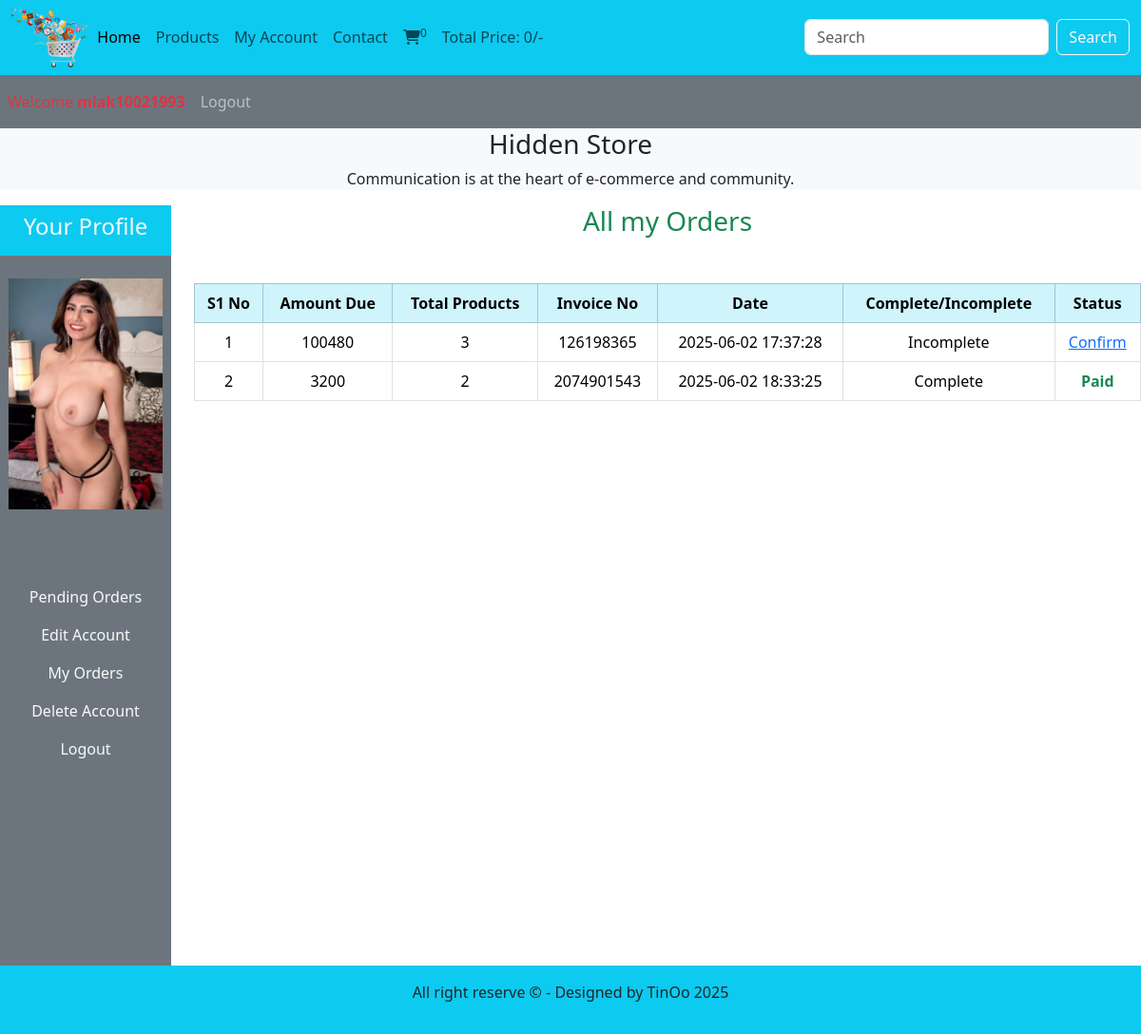
Screenshot of /users_area/profile.php?my_orders (signed in) with the database file from the repository.
### tables this page shows
CREATE TABLE `user_table` (
  `user_id` int(11) NOT NULL,
  `username` varchar(100) NOT NULL,
  `user_email` varchar(100) NOT NULL,
  `user_password` varchar(255) NOT NULL,
  `user_image` varchar(255) NOT NULL,
  `user_ip` varchar(100) NOT NULL,
  `user_address` varchar(255) NOT NULL,
  `user_phone` varchar(20) NOT NULL
);

CREATE TABLE `user_orders` (
  `order_id` int(11) NOT NULL,
  `user_id` int(11) NOT NULL,
  `amount_due` int(255) NOT NULL,
  `invoice_number` int(255) NOT NULL,
  `total_products` int(255) NOT NULL,
  `order_date` timestamp NOT NULL DEFAULT current_timestamp() ON UPDATE current_timestamp(),
  `order_status` varchar(255) NOT NULL
);

### users_area/user_orders.php (the view, shortened to what this page needs)
<!DOCTYPE html>
<html lang="en">
<head>
    <link href="https://cdn.jsdelivr.net/npm/bootstrap@5.3.6/dist/css/bootstrap.min.css" rel="stylesheet"
>
</head>
<body>
    <?php
    $username = $_SESSION['username'];
    $get_user = "SELECT * FROM `user_table` WHERE username='$username'";
    $result = mysqli_query($conn, $get_user);
    $row = mysqli_fetch_assoc($result);
    $user_id = $row['user_id'];
    ?>
    <h3 class="text-success">All my Orders</h3>
    <table class="table table-bordered mt-5">
        <thead class="table-info">
            <tr>
                <th>S1 No</th>
                <th>Amount Due</th>
                <th>Total Products</th>
                <th>Invoice No</th>
                <th>Date</th>
                <th>Complete/Incomplete</th>
                <th>Status</th>
            </tr>
        </thead>
        <tbody class="bg-secondary text-light">
            <?php
            $get_orders = "SELECT * FROM `user_orders` WHERE user_id='$user_id'";
            $result_orders = mysqli_query($conn, $get_orders);
            $number = 1;
            while ($row_orders = mysqli_fetch_assoc($result_orders)) {
                $order_id = $row_orders['order_id'];
                $amount_due = $row_orders['amount_due'];
                $total_products = $row_orders['total_products'];
                $invoice_number = $row_orders['invoice_number'];
                $order_date = $row_orders['order_date'];
                $order_status = $row_orders['order_status'];
                if ($order_status == 'pending') {
                    $order_status = 'Incomplete';
                } else {
                    $order_status = 'Complete';
                }
                echo "<tr>
                        <td>$number</td>
                        <td>$amount_due</td>
                        <td>$total_products</td>
                        <td>$invoice_number</td>
                        <td>$order_date</td>
                        <td>$order_status</td>";
                ?>
                <?php
                if ($order_status == 'Complete') {
                    echo "<td class = 'text-success'><strong>Paid</strong></td>";
                } else {
                    echo "<td><a href='confirm_payment.php?order_id=$order_id'>Confirm</a></td>
                      </tr>";
                }
                $number++;
            }
            ?>
        </tbody>
    </table>
</body>
</html>

### users_area/profile.php (shortened to what this page needs)
<?php
include('../functions/common_functions.php');
?>
<!DOCTYPE html>
<html lang="en">
<link href="https://cdn.jsdelivr.net/npm/bootstrap@5.3.6/dist/css/bootstrap.min.css" rel="stylesheet"
>
<link rel="stylesheet" href="https://cdnjs.cloudflare.com/ajax/libs/font-awesome/6.7.2/css/all.min.css"
 />
<link rel="stylesheet" href="../styles.css" />
</head>
<body>
    <div class="container-fluid p-0">
        <nav class="navbar navbar-expand-lg navbar-light bg-info">
            <div class="container-fluid">
                <img src="../images/logo.png" alt="logo" class="logo" />
                <div class="collapse navbar-collapse" id="navbarSupportedContent">
                    <ul class="navbar-nav me-auto mb-2 mb-lg-0">
                        <li class="nav-item">
                            <a class="nav-link active" aria-current="page" href="../index.php">Home</a>
                        </li>
                        <li class="nav-item">
                            <a class="nav-link" href="../display_all.php">Products</a>
                        </li>
                        <li class="nav-item">
                            <a class="nav-link" href="profile.php">My Account</a>
                        </li>
                        <li class="nav-item">
                            <a class="nav-link" href="#">Contact</a>
                        </li>
                        <li class="nav-item">
                            <a class="nav-link" href="../cart.php"><i
                                    class="fa-solid fa-cart-shopping"></i><sup><?php cartItem() ?></sup></a>
                        </li>
                        <li class="nav-item">
                            <a class="nav-link" href="#"><?php totalCartPrice() ?></a>
                        </li>
                    </ul>
                    <form class="d-flex" action="../search_product.php" method="get">
                        <input class="form-control me-2" type="search" placeholder="Search" aria-label="Search"
                            name="search_data" />
                        <input type="submit" value="Search" class="btn btn-outline-light" name="search_data_product" />
                    </form>
                </div>
            </div>
        </nav>
        <nav class="navbar navbar-expand-lg navbar-dark bg-secondary">
            <ul class="navbar-nav me-auto">
                <?php
                if (isset($_SESSION['username'])) {
                    echo "<li class='nav-item'>
                            <a class='nav-link  link-danger' href='./users_area/profile.php'>Welcome <strong>" . $_SESSION['username'] . "</strong></a>
                          </li>";
                } else {
                    echo "<li class='nav-item'>
                            <a class='nav-link' href='./users_area/user_login.php'>Welcome Guest</a>
                          </li>";
                }
                if (isset($_SESSION['username'])) {
                    echo "<li class='nav-item'>
                            <a class='nav-link' href='./users_area/logout.php'>Logout</a>
                          </li>";
                } else {
                    echo "<li class='nav-item'>
                            <a class='nav-link' href='./users_area/user_login.php'>Login</a>
                          </li>";
                }
                ?>
            </ul>
        </nav>
        <div class="bg-light">
            <h3 class="text-center">Hidden Store</h3>
            <p class="text-center">Communication is at the heart of e-commerce and community.</p>
        </div>
        <div class="row">
            <div class="col-md-2">
                <ul class="navbar-nav bg-secondary text-center" style="height: 100vh;">
                    <li class="nav-item bg-info">
                        <a class="nav-link text-light" href="#">
                            <h4>Your Profile</h4>
                        </a>
                    </li>
                    <?php
                    $username = $_SESSION['username'] ?? '';
                    $user_image = "SELECT * FROM `user_table` WHERE username='$username'";
                    $result_image = mysqli_query($conn, $user_image);
                    $row_image = mysqli_fetch_array($result_image);
                    $user_image = $row_image['user_image'] ?? 'default.jpg';
                    echo "<li class='nav-item'>
                            <img src='./user_images/$user_image' class='profile_img my-4' alt=''>
                          </li>";
                    ?>
                    <li class="nav-item">
                    </li>
                    <li class="nav-item">
                        <a class="nav-link text-light" href="profile.php">
                            Pending Orders
                        </a>
                    </li>
                    <li class="nav-item">
                        <a class="nav-link text-light" href="profile.php?edit_account">
                            Edit Account
                        </a>
                    </li>
                    <li class="nav-item">
                        <a class="nav-link text-light" href="profile.php?my_orders">
                            My Orders
                        </a>
                    </li>
                    <li class="nav-item">
                        <a class="nav-link text-light" href="profile.php?delete_account">
                            Delete Account
                        </a>
                    </li>
                    <li class="nav-item">
                        <a class="nav-link text-light" href="logout.php">
                            Logout
                        </a>
                    </li>
                </ul>
            </div>
            <div class="col-md-10 text-center">
                <?php
                if (isset($_GET['my_orders'])) {
                    include('user_orders.php');
                }
                ?>
            </div>
        </div>
        <?php include('../includes/footer.php'); ?>
    </div>
</body>
</html>

### styles.css (style rules this page uses)
* { margin: 0; padding: 0; box-sizing: border-box; }
.logo { width: 7%; height: 7%; }

### users_area/profile.php (style rules this page uses)
body { overflow-x: hidden; }
.profile_img { width: 90%; margin: auto; dísplay: block; object-fit: contain; }

### rows the page displays
user_table: user_image (picture)
user_orders: amount_due "100480", total_products "3", invoice_number "126198365", order_date "2025-06-02 17:37:28", order_status "Incomplete"
user_orders: amount_due "3200", total_products "2", invoice_number "2074901543", order_date "2025-06-02 18:33:25", order_status "Complete", shows "Paid"

### other values shown
$count_cart_items "0"
$total_price "0"
